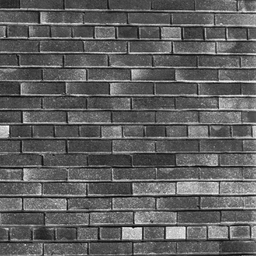
#> input picture images/img.png, 256 x 256 px, shrunk from 640 x 640 before the run; its folder holds only this picture in this run
$ python main.py
#> lines starting #> are read from the running program, lines starting #| are printed output that depends on the picture
from os import listdir

import cv2
import matplotlib.pyplot as plt
import numpy as np


def get_cover_base(img, func, add):
    k, l = img.shape
    u = np.ndarray(img.shape)

    for i in range(k):
        for j in range(l):
            minmax = []

            if i > 0:
                minmax.append(img[i - 1][j])
            if i < img.shape[0] - 1:
                minmax.append(img[i + 1][j])
            if j < img.shape[1] - 1:
                minmax.append(img[i][j + 1])
            if j > 0:
                minmax.append(img[i][j - 1])
            u[i][j] = func(img[i][j] + add, func(minmax))
            # print(minmax)
    return u


def get_u(img):
    return get_cover_base(img, max, 1)


def get_b(img):
    return get_cover_base(img, min, -1)


def get_vol(u, b):
    k, l = u.shape
    vol = 0.0
    for i in range(k):
        for j in range(l):
            vol += u[i][j] - b[i][j]
    return vol


def get_D(img):
    u1 = get_u(img)
    u2 = get_u(u1)
    u3 = get_u(u2)

    b1 = get_b(img)
    b2 = get_b(b1)
    b3 = get_b(b2)

    vol1 = get_vol(u1, b1)
    vol2 = get_vol(u2, b2)
    vol3 = get_vol(u3, b3)

    A_2 = (vol2 - vol1) / 2
    A_3 = (vol3 - vol2) / 2

    return 2 - (np.log(A_2) - np.log(A_3)) / (np.log(2) - np.log(3))


def get_filepaths(dirpath):
    files = listdir(dirpath)
    for file in files:
        yield '%s/%s' % (dirpath, file), file


plt.figure(figsize=(10, 10))
plt.xlabel('Sizes')
plt.ylabel('Minkowski distance')
plt.grid(True)

l_s = []
labels = []

for path, filename in get_filepaths('../images'):
    img = cv2.imread(path)
#> img is the input picture: shape (256, 256, 3); min 3, max 255, mean 95
    img = cv2.cvtColor(img, cv2.COLOR_BGR2GRAY)
#> img: shape (256, 256)

    sizes = [i for i in range(10, 100, 10)]

    D_s = []

    for size in sizes:
        D = 0
        for i in range(0, img.shape[0], size):
            for j in range(0, img.shape[1], size):
                D += get_D(img[i:i + size, j:j + size])

        print(f'For size={size} D={D}')
        D_s.append(D)
#> this loop made 9 passes
#> pass 2, in get_D (call 677), `u1 = get_u(img)`:
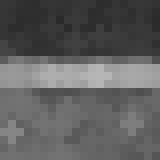
#> u1: shape (20, 20) float64 (shown 8 times larger); min 42, max 182, mean 94.8
#> pass 2, in get_D (call 677), `u2 = get_u(u1)`:
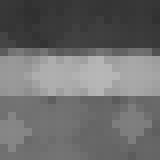
#> u2: shape (20, 20) float64 (shown 8 times larger); min 48, max 183, mean 108.2
#> pass 2, in get_D (call 677), `u3 = get_u(u2)`:
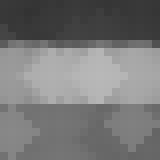
#> u3: shape (20, 20) float64 (shown 8 times larger); min 51, max 184, mean 119.2
#> pass 2, in get_D (call 677), `b1 = get_b(img)`:
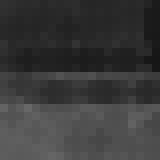
#> b1: shape (20, 20) float64 (shown 8 times larger); min 22, max 103, mean 57.8

    l, = plt.plot(sizes, D_s)

    l_s.append(l)
    labels.append(filename)

    print('DONE!')

plt.legend(l_s, labels)
plt.savefig('plot.png')
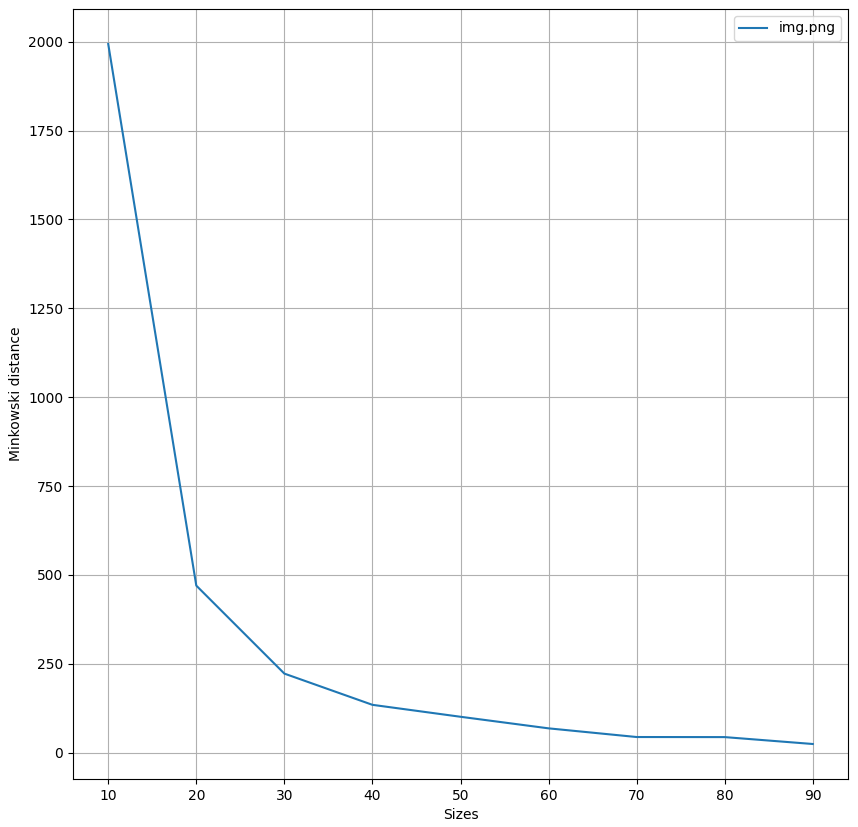
#> figure drawn by matplotlib, 1 panel

$ run again, on images/img_4.png
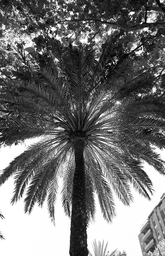
#> input picture images/img_4.png, 165 x 256 px, shrunk from 1318 x 2048 before the run
#> img is the input picture: shape (256, 165, 3); min 0, max 255, mean 114.5
#> img: shape (256, 165)
#> the loop `for size in sizes:` made 9 passes
#> pass 2, in get_D (call 443), `b1 = get_b(img)`:
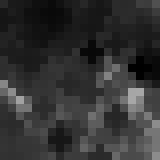
#> b1: shape (20, 20) float64 (shown 8 times larger); min 0, max 167, mean 50.3
#> `plt.savefig('plot.png')`:
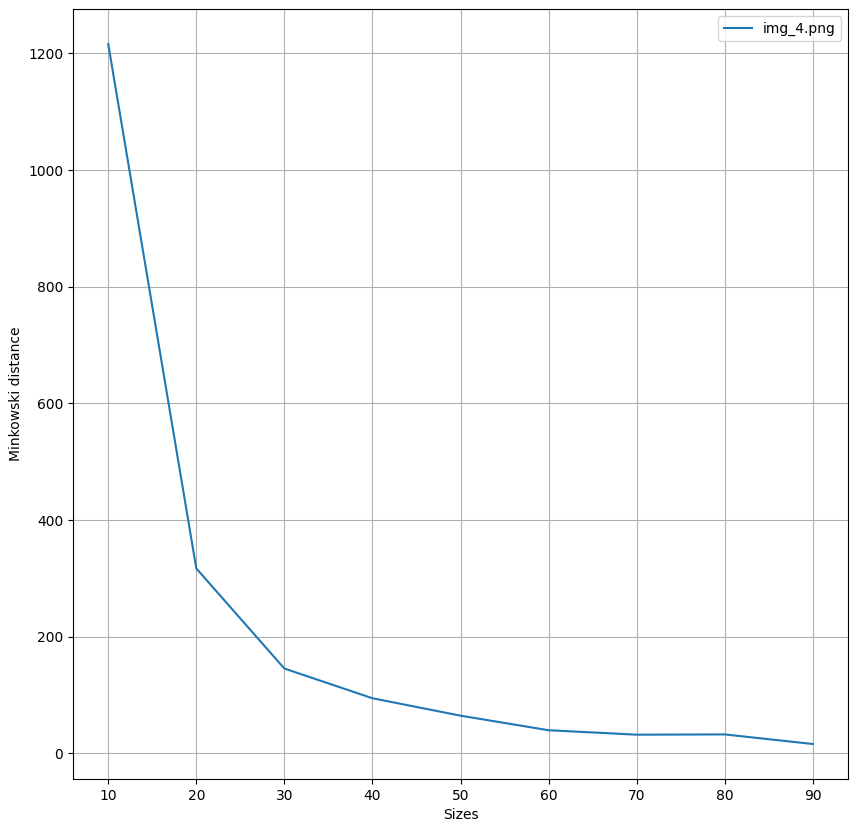
#> figure drawn by matplotlib, 1 panel
